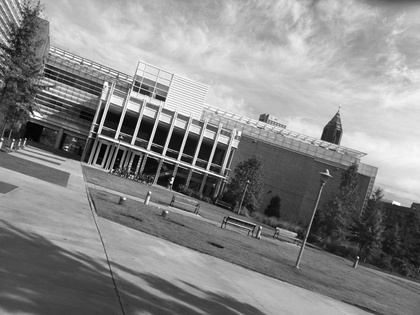
%> input picture PS4-1/simB.jpg, 420 x 315 px, shrunk from 640 x 480 before the run
$ octave ps4_1_2_code.m   (GNU Octave 9; MATLAB toolbox functions it lacks are replaced by stand-ins)
%> lines starting %> are read from the running program, lines starting %| are printed output that depends on the picture
%Cristina Chu

%PS4
%Part 1.2 Compute Harris value

% Getting images
%image = im2double(imread('transA.jpg'));
%image = im2double(imread('transB.jpg'));
%image = im2double(imread('simA.jpg'));
image = im2double(imread('simB.jpg'));
%> image: size 315x420 double; min 0, max 1, mean 0.533

% Filtering images - Gaussian
filter = fspecial('gaussian', 7, .5);
filtered = imfilter(image, filter, 'replicate');

% Deriviatives
dy=[-1,-1,-1;0,0,0;1,1,1];
dx=dy';

% Getting gradient pairs
Ix = conv2(filtered, dx, 'same');
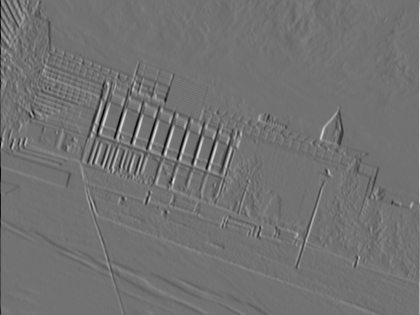
%> Ix: size 315x420 double; min -2.37, max 2.91, mean -0.00143; drawn with min black and max white
Iy = conv2(filtered, dy, 'same');
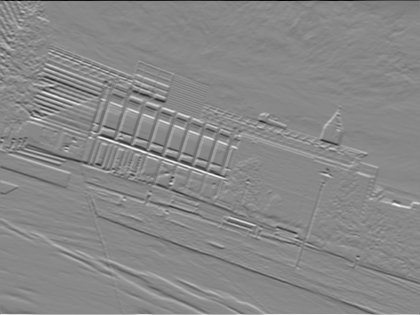
%> Iy: size 315x420 double; min -2.56, max 2.22, mean 0.0021; drawn with min black and max white

% Matrices for M
Ixx=Ix.*Ix;
Iyy=Iy.*Iy;
Ixy=Ix.*Iy;
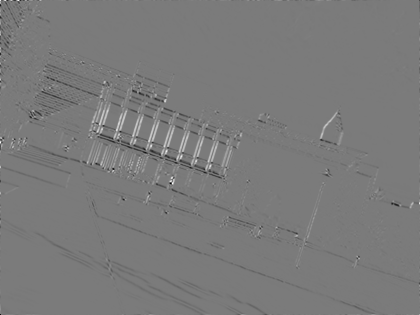
%> Ixy: size 315x420 double; min -1.68, max 1.8, mean -0.00487; drawn with min black and max white

%Calculating M
%-design decisions
win = 3;
alpha = 0.04;
[row, col] = size(image);
%> row = 315; col = 420
row = row - win*2;
%> row = 309
col = col - win*2;
%> col = 414

image = padarray(image,[win,win]);
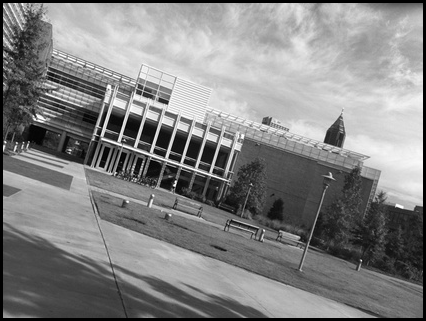
%> image: size 321x426 double; min 0, max 1, mean 0.516
Ixy = padarray(Ixy,[win,win]);
%> Ixy: size 321x426 double
Ixx = padarray(Ixx,[win,win]);
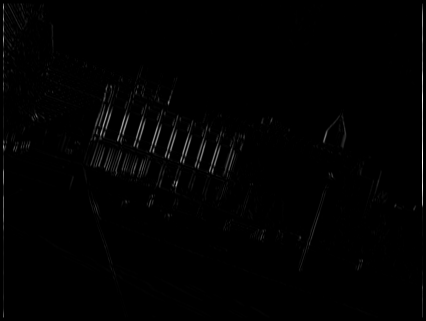
%> Ixx: size 321x426 double; min 0, max 8.47, mean 0.0705; drawn with min black and max white
Iyy = padarray(Iyy,[win,win]);
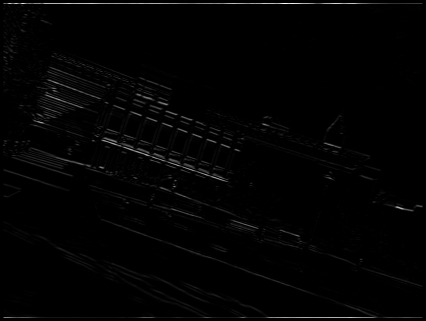
%> Iyy: size 321x426 double; min 0, max 6.55, mean 0.0814; drawn with min black and max white

r = zeros(row, col);

for i=1:row
    for j=1:col
        sum_Ixy = sum(sum(filter.*Ixy(i:i+win*2,j:j+win*2)));
        sum_Ixx = sum(sum(filter.*Ixx(i:i+win*2,j:j+win*2)));
        sum_Iyy = sum(sum(filter.*Iyy(i:i+win*2,j:j+win*2)));

        m = [sum_Ixx, sum_Ixy; sum_Ixy, sum_Iyy];

        r(i,j) = det(m)-alpha*trace(m)^2;
    end
end
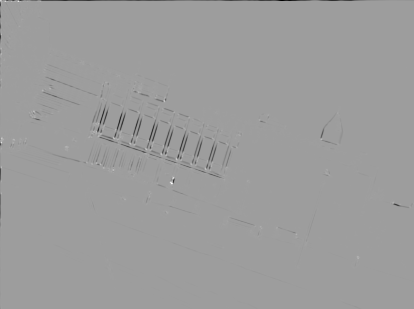
%> r: size 309x414 double; min -1.05, max 0.645, mean -0.00531; drawn with min black and max white

%Showing image
imshow(r,[min(r(:)),max(r(:))]);

$ run again, with PS4-1/transA.jpg copied over PS4-1/simB.jpg
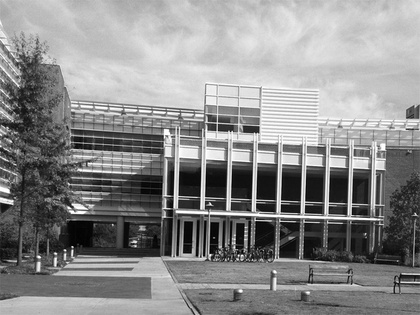
%> input picture PS4-1/transA.jpg, 420 x 315 px, shrunk from 640 x 480 before the run
%> `Iyy = padarray(Iyy,[win,win]);`:
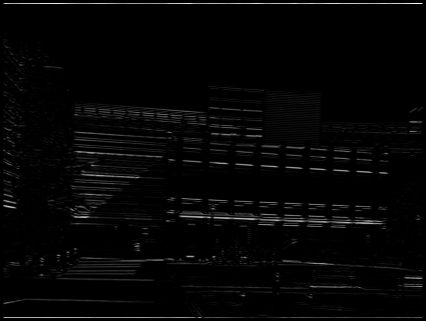
%> Iyy: size 321x426 double; min 0, max 6.44, mean 0.139; drawn with min black and max white
%> after the loop `for i=1:row`:
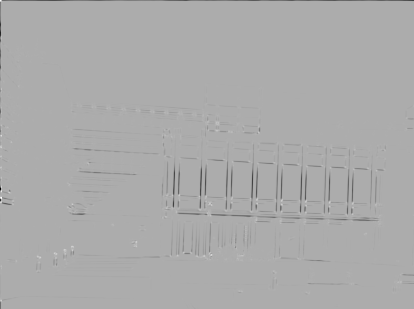
%> r: size 309x414 double; min -1.59, max 0.758, mean -0.0107; drawn with min black and max white

$ run again, with PS4-1/transB.jpg copied over PS4-1/simB.jpg
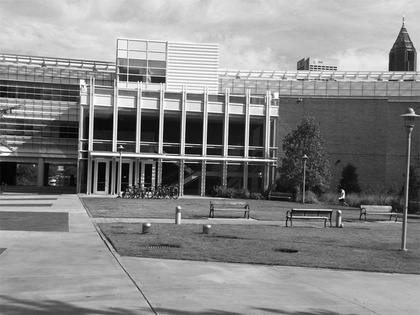
%> input picture PS4-1/transB.jpg, 420 x 315 px, shrunk from 640 x 480 before the run
%> `Iyy = padarray(Iyy,[win,win]);`:
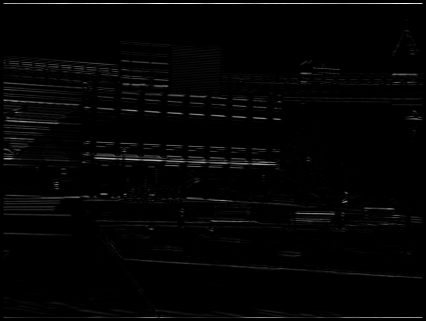
%> Iyy: size 321x426 double; min 0, max 7.23, mean 0.125; drawn with min black and max white
%> after the loop `for i=1:row`:
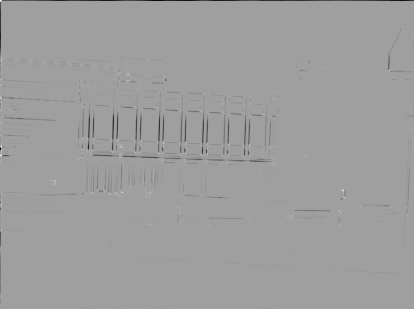
%> r: size 309x414 double; min -1.34, max 0.803, mean -0.0108; drawn with min black and max white

$ run again, with PS4-1/simA.jpg copied over PS4-1/simB.jpg
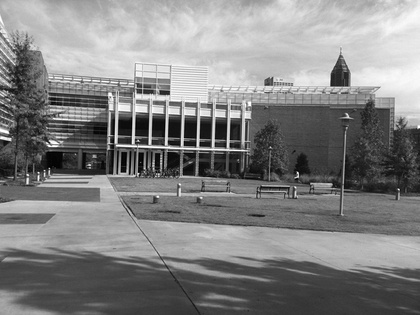
%> input picture PS4-1/simA.jpg, 420 x 315 px, shrunk from 640 x 480 before the run
%> after the loop `for i=1:row`:
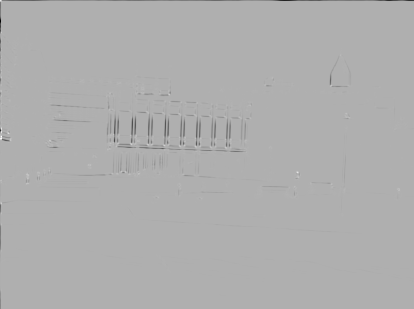
%> r: size 309x414 double; min -1.52, max 0.683, mean -0.00647; drawn with min black and max white
